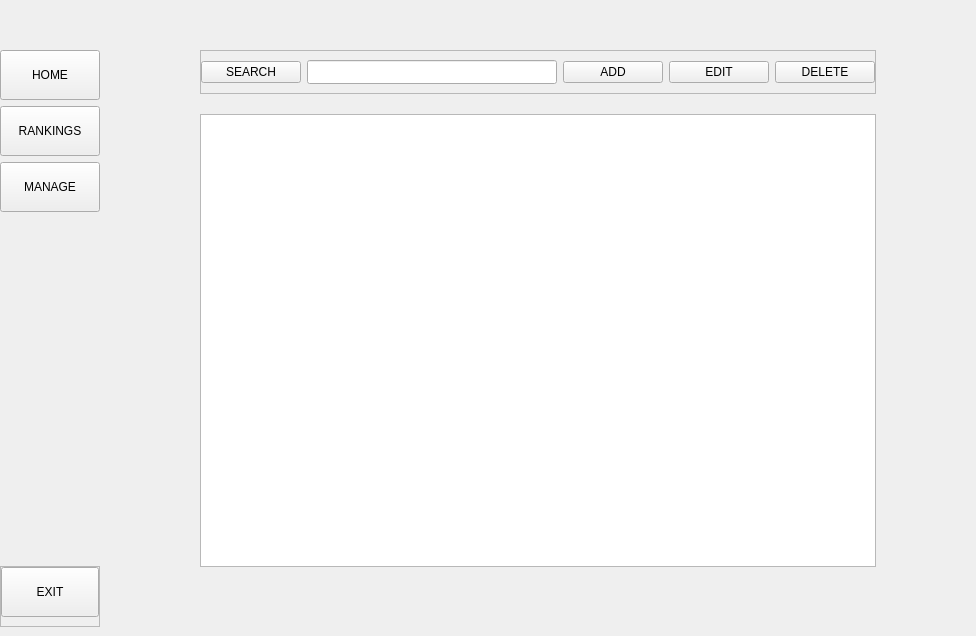
<?xml version="1.0" encoding="UTF-8"?>
<ui version="4.0">
 <class>MainWindow</class>
 <widget class="QMainWindow" name="MainWindow">
  <property name="geometry">
   <rect>
    <x>0</x>
    <y>0</y>
    <width>976</width>
    <height>636</height>
   </rect>
  </property>
  <property name="minimumSize">
   <size>
    <width>940</width>
    <height>560</height>
   </size>
  </property>
  <property name="windowTitle">
   <string>CRUD Ranking App</string>
  </property>
  <property name="windowIcon">
   <iconset>
    <normaloff>../../crud-ranking-app/ui/sidebar/Crunchyroll_Logo.png</normaloff>../../crud-ranking-app/ui/sidebar/Crunchyroll_Logo.png</iconset>
  </property>
  <widget class="QWidget" name="centralwidget">
   <layout class="QHBoxLayout" name="horizontalLayout_5">
    <property name="spacing">
     <number>0</number>
    </property>
    <property name="leftMargin">
     <number>0</number>
    </property>
    <property name="topMargin">
     <number>0</number>
    </property>
    <property name="rightMargin">
     <number>0</number>
    </property>
    <item>
     <widget class="QWidget" name="leftMenu" native="true">
      <property name="enabled">
       <bool>true</bool>
      </property>
      <property name="minimumSize">
       <size>
        <width>100</width>
        <height>0</height>
       </size>
      </property>
      <property name="maximumSize">
       <size>
        <width>100</width>
        <height>16777215</height>
       </size>
      </property>
      <layout class="QVBoxLayout" name="verticalLayout_3">
       <property name="spacing">
        <number>0</number>
       </property>
       <property name="leftMargin">
        <number>0</number>
       </property>
       <property name="topMargin">
        <number>50</number>
       </property>
       <property name="rightMargin">
        <number>0</number>
       </property>
       <property name="bottomMargin">
        <number>0</number>
       </property>
       <item>
        <widget class="QFrame" name="frame">
         <layout class="QVBoxLayout" name="verticalLayout">
          <property name="leftMargin">
           <number>0</number>
          </property>
          <property name="topMargin">
           <number>0</number>
          </property>
          <property name="rightMargin">
           <number>0</number>
          </property>
          <item>
           <widget class="QToolButton" name="homeButton">
            <property name="sizePolicy">
             <sizepolicy hsizetype="Expanding" vsizetype="Fixed">
              <horstretch>0</horstretch>
              <verstretch>0</verstretch>
             </sizepolicy>
            </property>
            <property name="minimumSize">
             <size>
              <width>0</width>
              <height>50</height>
             </size>
            </property>
            <property name="cursor">
             <cursorShape>PointingHandCursor</cursorShape>
            </property>
            <property name="text">
             <string>HOME</string>
            </property>
            <property name="iconSize">
             <size>
              <width>25</width>
              <height>25</height>
             </size>
            </property>
            <property name="checkable">
             <bool>true</bool>
            </property>
            <property name="autoExclusive">
             <bool>true</bool>
            </property>
            <property name="toolButtonStyle">
             <enum>Qt::ToolButtonTextBesideIcon</enum>
            </property>
           </widget>
          </item>
          <item>
           <widget class="QToolButton" name="rankButton">
            <property name="sizePolicy">
             <sizepolicy hsizetype="Expanding" vsizetype="Fixed">
              <horstretch>0</horstretch>
              <verstretch>0</verstretch>
             </sizepolicy>
            </property>
            <property name="minimumSize">
             <size>
              <width>0</width>
              <height>50</height>
             </size>
            </property>
            <property name="cursor">
             <cursorShape>PointingHandCursor</cursorShape>
            </property>
            <property name="text">
             <string>RANKINGS</string>
            </property>
            <property name="iconSize">
             <size>
              <width>25</width>
              <height>25</height>
             </size>
            </property>
            <property name="checkable">
             <bool>true</bool>
            </property>
            <property name="autoExclusive">
             <bool>true</bool>
            </property>
            <property name="toolButtonStyle">
             <enum>Qt::ToolButtonTextBesideIcon</enum>
            </property>
           </widget>
          </item>
          <item>
           <widget class="QToolButton" name="CRUDButton">
            <property name="sizePolicy">
             <sizepolicy hsizetype="Expanding" vsizetype="Fixed">
              <horstretch>0</horstretch>
              <verstretch>0</verstretch>
             </sizepolicy>
            </property>
            <property name="minimumSize">
             <size>
              <width>0</width>
              <height>50</height>
             </size>
            </property>
            <property name="cursor">
             <cursorShape>PointingHandCursor</cursorShape>
            </property>
            <property name="text">
             <string>MANAGE</string>
            </property>
            <property name="iconSize">
             <size>
              <width>25</width>
              <height>25</height>
             </size>
            </property>
            <property name="checkable">
             <bool>true</bool>
            </property>
            <property name="autoExclusive">
             <bool>true</bool>
            </property>
            <property name="toolButtonStyle">
             <enum>Qt::ToolButtonTextBesideIcon</enum>
            </property>
           </widget>
          </item>
         </layout>
        </widget>
       </item>
       <item>
        <spacer name="verticalSpacer">
         <property name="orientation">
          <enum>Qt::Vertical</enum>
         </property>
         <property name="sizeHint" stdset="0">
          <size>
           <width>20</width>
           <height>500</height>
          </size>
         </property>
        </spacer>
       </item>
       <item>
        <widget class="QFrame" name="frame2">
         <property name="frameShape">
          <enum>QFrame::StyledPanel</enum>
         </property>
         <property name="frameShadow">
          <enum>QFrame::Raised</enum>
         </property>
         <layout class="QVBoxLayout" name="verticalLayout_2">
          <property name="leftMargin">
           <number>0</number>
          </property>
          <property name="topMargin">
           <number>0</number>
          </property>
          <property name="rightMargin">
           <number>0</number>
          </property>
          <item>
           <widget class="QToolButton" name="exitButton">
            <property name="sizePolicy">
             <sizepolicy hsizetype="Expanding" vsizetype="Fixed">
              <horstretch>0</horstretch>
              <verstretch>0</verstretch>
             </sizepolicy>
            </property>
            <property name="minimumSize">
             <size>
              <width>0</width>
              <height>50</height>
             </size>
            </property>
            <property name="cursor">
             <cursorShape>PointingHandCursor</cursorShape>
            </property>
            <property name="text">
             <string>EXIT</string>
            </property>
            <property name="iconSize">
             <size>
              <width>25</width>
              <height>25</height>
             </size>
            </property>
            <property name="toolButtonStyle">
             <enum>Qt::ToolButtonTextBesideIcon</enum>
            </property>
           </widget>
          </item>
         </layout>
        </widget>
       </item>
      </layout>
     </widget>
    </item>
    <item>
     <widget class="QWidget" name="widget_4" native="true">
      <property name="enabled">
       <bool>true</bool>
      </property>
      <layout class="QVBoxLayout" name="verticalLayout_5">
       <property name="spacing">
        <number>0</number>
       </property>
       <property name="leftMargin">
        <number>0</number>
       </property>
       <property name="topMargin">
        <number>0</number>
       </property>
       <property name="rightMargin">
        <number>0</number>
       </property>
       <property name="bottomMargin">
        <number>0</number>
       </property>
       <item>
        <widget class="QStackedWidget" name="stackedWidget">
         <property name="currentIndex">
          <number>2</number>
         </property>
         <widget class="QWidget" name="homePage">
          <layout class="QGridLayout" name="gridLayout_2">
           <property name="leftMargin">
            <number>0</number>
           </property>
           <property name="topMargin">
            <number>0</number>
           </property>
           <property name="rightMargin">
            <number>0</number>
           </property>
           <property name="bottomMargin">
            <number>0</number>
           </property>
           <property name="spacing">
            <number>0</number>
           </property>
           <item row="0" column="0">
            <widget class="QFrame" name="homeFrame">
             <property name="frameShape">
              <enum>QFrame::StyledPanel</enum>
             </property>
             <property name="frameShadow">
              <enum>QFrame::Raised</enum>
             </property>
             <layout class="QHBoxLayout" name="horizontalLayout_9">
              <property name="spacing">
               <number>0</number>
              </property>
              <property name="leftMargin">
               <number>0</number>
              </property>
              <property name="topMargin">
               <number>0</number>
              </property>
              <property name="rightMargin">
               <number>0</number>
              </property>
              <property name="bottomMargin">
               <number>0</number>
              </property>
              <item>
               <widget class="QLabel" name="homeText">
                <property name="font">
                 <font>
                  <family>Arial</family>
                  <pointsize>30</pointsize>
                 </font>
                </property>
                <property name="text">
                 <string>Welcome to the world’s largest home for anime!</string>
                </property>
                <property name="alignment">
                 <set>Qt::AlignCenter</set>
                </property>
                <property name="wordWrap">
                 <bool>true</bool>
                </property>
               </widget>
              </item>
             </layout>
            </widget>
           </item>
          </layout>
         </widget>
         <widget class="QWidget" name="rankPage">
          <layout class="QGridLayout" name="gridLayout_5">
           <item row="0" column="0">
            <widget class="QFrame" name="rankFrame">
             <property name="frameShape">
              <enum>QFrame::StyledPanel</enum>
             </property>
             <property name="frameShadow">
              <enum>QFrame::Raised</enum>
             </property>
             <layout class="QVBoxLayout" name="verticalLayout_6">
              <property name="spacing">
               <number>0</number>
              </property>
              <property name="leftMargin">
               <number>0</number>
              </property>
              <property name="topMargin">
               <number>36</number>
              </property>
              <property name="rightMargin">
               <number>0</number>
              </property>
              <property name="bottomMargin">
               <number>0</number>
              </property>
              <item>
               <widget class="QFrame" name="rankMenu">
                <property name="maximumSize">
                 <size>
                  <width>16777215</width>
                  <height>70</height>
                 </size>
                </property>
                <property name="frameShape">
                 <enum>QFrame::StyledPanel</enum>
                </property>
                <property name="frameShadow">
                 <enum>QFrame::Raised</enum>
                </property>
                <layout class="QHBoxLayout" name="horizontalLayout_8">
                 <property name="spacing">
                  <number>5</number>
                 </property>
                 <property name="leftMargin">
                  <number>25</number>
                 </property>
                 <property name="topMargin">
                  <number>0</number>
                 </property>
                 <property name="rightMargin">
                  <number>25</number>
                 </property>
                 <property name="bottomMargin">
                  <number>0</number>
                 </property>
                 <item>
                  <widget class="QToolButton" name="sortRankButton">
                   <property name="minimumSize">
                    <size>
                     <width>100</width>
                     <height>30</height>
                    </size>
                   </property>
                   <property name="text">
                    <string>TOP ANIME</string>
                   </property>
                   <property name="checkable">
                    <bool>true</bool>
                   </property>
                   <property name="autoExclusive">
                    <bool>true</bool>
                   </property>
                  </widget>
                 </item>
                 <item>
                  <widget class="QToolButton" name="sortDateButton">
                   <property name="minimumSize">
                    <size>
                     <width>100</width>
                     <height>30</height>
                    </size>
                   </property>
                   <property name="text">
                    <string>LATEST</string>
                   </property>
                   <property name="checkable">
                    <bool>true</bool>
                   </property>
                   <property name="autoExclusive">
                    <bool>true</bool>
                   </property>
                  </widget>
                 </item>
                 <item>
                  <widget class="QToolButton" name="AtoZButton">
                   <property name="minimumSize">
                    <size>
                     <width>100</width>
                     <height>30</height>
                    </size>
                   </property>
                   <property name="text">
                    <string>A-Z</string>
                   </property>
                   <property name="checkable">
                    <bool>true</bool>
                   </property>
                   <property name="autoExclusive">
                    <bool>true</bool>
                   </property>
                  </widget>
                 </item>
                 <item>
                  <spacer name="horizontalSpacer_3">
                   <property name="orientation">
                    <enum>Qt::Horizontal</enum>
                   </property>
                   <property name="sizeHint" stdset="0">
                    <size>
                     <width>40</width>
                     <height>20</height>
                    </size>
                   </property>
                  </spacer>
                 </item>
                </layout>
               </widget>
              </item>
              <item>
               <widget class="QScrollArea" name="scrollArea">
                <property name="widgetResizable">
                 <bool>true</bool>
                </property>
                <widget class="QWidget" name="animeListWidget">
                 <property name="geometry">
                  <rect>
                   <x>0</x>
                   <y>0</y>
                   <width>98</width>
                   <height>28</height>
                  </rect>
                 </property>
                </widget>
               </widget>
              </item>
             </layout>
            </widget>
           </item>
          </layout>
         </widget>
         <widget class="QWidget" name="CRUDPage">
          <layout class="QGridLayout" name="gridLayout_4">
           <property name="leftMargin">
            <number>100</number>
           </property>
           <property name="topMargin">
            <number>50</number>
           </property>
           <property name="rightMargin">
            <number>100</number>
           </property>
           <property name="bottomMargin">
            <number>60</number>
           </property>
           <property name="spacing">
            <number>20</number>
           </property>
           <item row="2" column="0">
            <widget class="QListWidget" name="animeList"/>
           </item>
           <item row="1" column="0">
            <widget class="QFrame" name="CRUDMenu">
             <property name="frameShape">
              <enum>QFrame::StyledPanel</enum>
             </property>
             <property name="frameShadow">
              <enum>QFrame::Raised</enum>
             </property>
             <layout class="QHBoxLayout" name="horizontalLayout_6">
              <property name="leftMargin">
               <number>0</number>
              </property>
              <property name="rightMargin">
               <number>0</number>
              </property>
              <item>
               <widget class="QPushButton" name="searchAnime">
                <property name="minimumSize">
                 <size>
                  <width>100</width>
                  <height>0</height>
                 </size>
                </property>
                <property name="text">
                 <string>SEARCH</string>
                </property>
               </widget>
              </item>
              <item>
               <widget class="QLineEdit" name="inputAnime">
                <property name="minimumSize">
                 <size>
                  <width>0</width>
                  <height>24</height>
                 </size>
                </property>
               </widget>
              </item>
              <item>
               <widget class="QPushButton" name="addButton">
                <property name="minimumSize">
                 <size>
                  <width>100</width>
                  <height>0</height>
                 </size>
                </property>
                <property name="text">
                 <string>ADD</string>
                </property>
               </widget>
              </item>
              <item>
               <widget class="QPushButton" name="editButton">
                <property name="minimumSize">
                 <size>
                  <width>100</width>
                  <height>0</height>
                 </size>
                </property>
                <property name="text">
                 <string>EDIT</string>
                </property>
               </widget>
              </item>
              <item>
               <widget class="QPushButton" name="removeButton">
                <property name="minimumSize">
                 <size>
                  <width>100</width>
                  <height>0</height>
                 </size>
                </property>
                <property name="text">
                 <string>DELETE</string>
                </property>
               </widget>
              </item>
             </layout>
            </widget>
           </item>
          </layout>
         </widget>
        </widget>
       </item>
      </layout>
     </widget>
    </item>
   </layout>
  </widget>
 </widget>
 <resources/>
 <connections/>
</ui>
